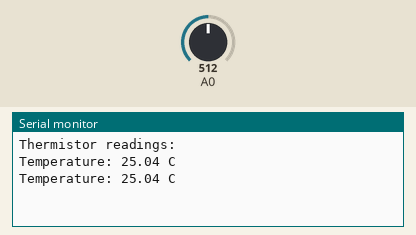
This sketch was run on a simulated Arduino Uno, built with avr-gcc and run on an emulated ATmega328P. On the bench: the last lines printed to the serial monitor. The test bench sets the inputs (shaded band); at power-on: A0 = 512.

Above: at 2.8 s.
2.9 s: A0 set to 716
At 5.2 s:
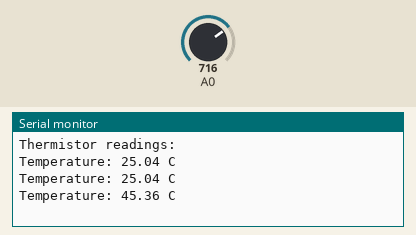
5.6 s: A0 set to 900
At 6.8 s:
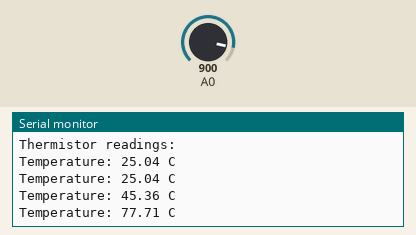
Timing chart, 0 to 8.6 s (numbered marks = the images above; inputs shaded):
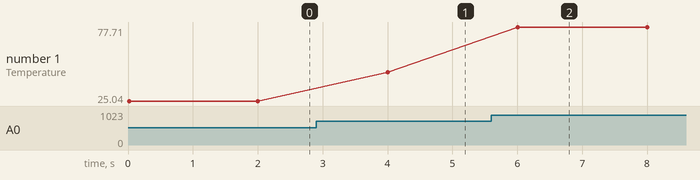

The sketch:

81.ino
```cpp
// Define a class named Thermistor
class Thermistor {
  private:
    int pin;          // Analog pin connected to the thermistor
    float beta;       // Beta value for the thermistor
    float resistanceAt25C; // Resistance of the thermistor at 25°C

  public:
    // Constructor to initialize the thermistor
    Thermistor(int p, float b, float r) : pin(p), beta(b), resistanceAt25C(r) {}

    // Function to read and calculate temperature
    float readTemperature() {
      int rawValue = analogRead(pin);
      float resistance = (1023.0 / rawValue - 1.0) * resistanceAt25C;
      float temperature = 1.0 / (log(resistance / resistanceAt25C) / beta + 1.0 / 298.15) - 273.15;
      return temperature;
    }

    // Function to print the temperature to the Serial Monitor
    void printTemperature() {
      float temperature = readTemperature();
      Serial.print("Temperature: ");
      Serial.print(temperature);
      Serial.println(" C");
    }
};

// Create an instance of Thermistor for pin A0
Thermistor myThermistor(A0, 3950, 10000);

void setup() {
  Serial.begin(9600);
  Serial.println("Thermistor readings:");
}

void loop() {
  myThermistor.printTemperature(); // Call the member function to print temperature
  delay(2000);  // Delay between readings
}
```

Measured:
- after the input at 2.9 s, the serial monitor: prints a new line after 1.1 s (image 1)
- after the input at 5.6 s, the serial monitor: prints a new line after 0.40 s (image 2)
- plotted number 1: 25.04 → 45.36 after the input at 2.9 s, 45.36 → 77.71 after the input at 5.6 s
